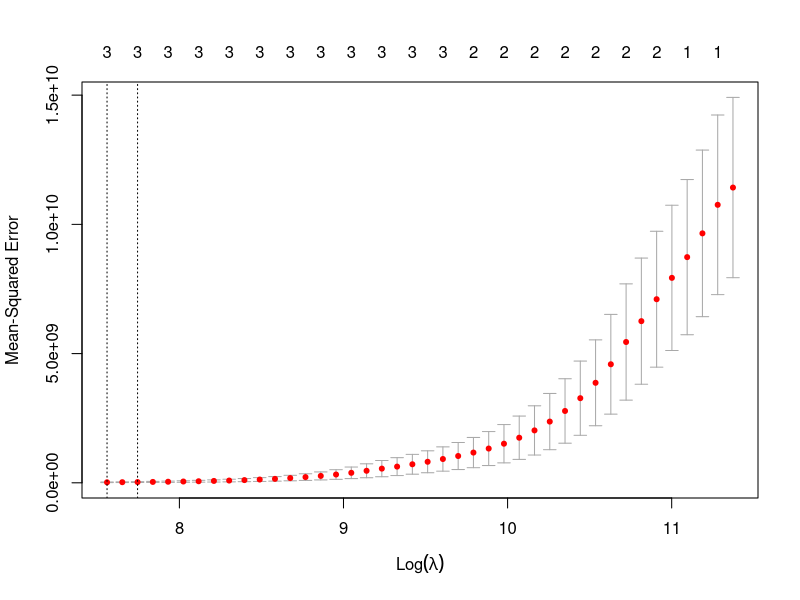
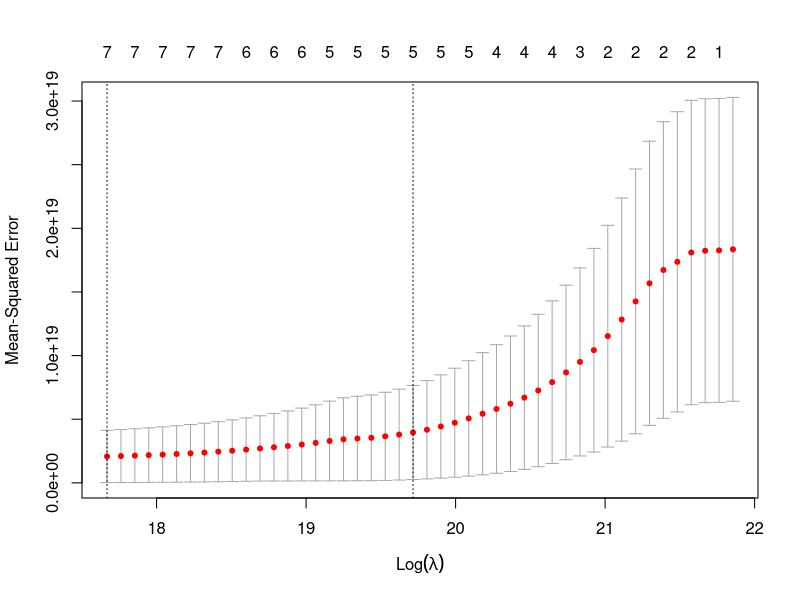

Write the R code that produced these figures, in order.
## ---- chunk 1
knitr::opts_chunk$set(echo = TRUE)
## ---- chunk 2
set.seed(1)
x=rnorm(100,0,10)
y= 10 + 20*x + 30*x^2+ 40*x^3+ rnorm(100,0,50)
## ---- chunk 3
library(glmnet)
set.seed(1)
cv.lasso = cv.glmnet(poly(x,10),y, alpha=1)
plot(cv.lasso)
cv.lasso$lambda.min
## ---- chunk 4
lasso.mod1=glmnet(poly(x,10),y,alpha=1,lambda=cv.lasso$lambda.min)
coef(lasso.mod1)[,1]
## ---- chunk 5
library(leaps)
set.seed(1)
y=10+7*x^7+rnorm(100,0,50)
regit.full=regsubsets(y ~ poly(x,10), data = data.frame(x = x,y = y), nvmax = 10)
reg.summary=summary(regit.full)
which.max(reg.summary$adjr2)
which.min(reg.summary$cp)
which.min(reg.summary$bic)
## ---- chunk 6
coef(regit.full,7)
coef(regit.full,9)
## ---- chunk 7
cv.lasso2=cv.glmnet(poly(x,10),y, alpha=1)
lasso.mod2=glmnet(poly(x,10),y,alpha = 1,lambda=cv.lasso2$lambda.min)
plot(cv.lasso2)
cv.lasso2$lambda.min
coef(lasso.mod2)[,1]
